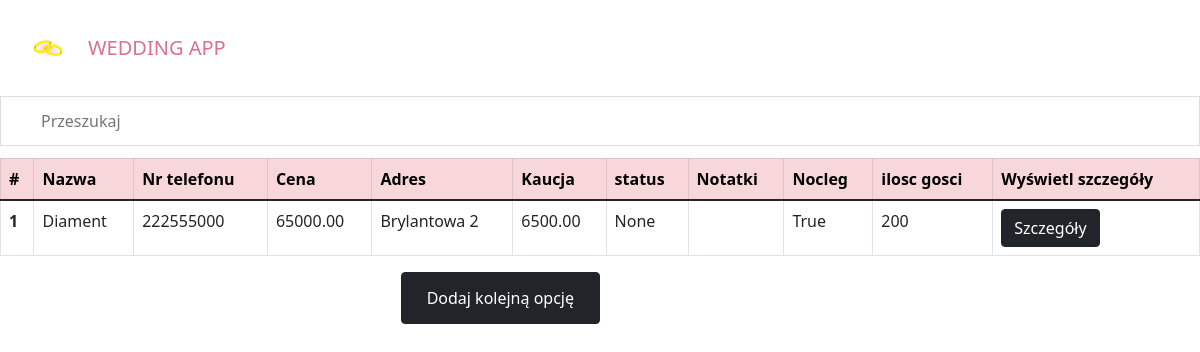
Page /wedding_halls on the committed database.
### wedding/models.py (models this page shows, shortened)
class StandardInfo(models.Model):
    name = models.CharField(max_length=100)
    phone_number = models.CharField(max_length=9)
    email_address = models.CharField(max_length=30, null=True,blank=True)
    price = models.DecimalField(max_digits=8,decimal_places=2)
    address = models.CharField(max_length = 100,null=True, blank=True)
    caution = models.DecimalField(max_digits=8, decimal_places=2)
    approved = models.BooleanField(blank = True, null=True)
    notes = models.TextField(blank=True, null=True)
    class Meta:
        abstract = True

class WeddingHall(StandardInfo):
    accomodation = models.BooleanField(blank=True, null=True)
    guest_capacity = models.PositiveIntegerField(blank=True, null=True)
    def get_absolute_url(self):
        return reverse('wedding_hall-detail', kwargs={'pk' : self.pk})
    def get_add_url(self):
        return reverse('wedding_hall-add')

### wedding/views.py (the view)
# urls.py: path('wedding_halls', views.WeddingHallListView.as_view(), name='wedding_halls_list'),
class WeddingHallListView(ListView):
    model = WeddingHall

### wedding/templatetags/tags.py (called while the page is built)
@register.inclusion_tag('wedding/table.html')
def get_table(queryset):
    item = queryset.first()
    columns = [k for k,v in item.__dict__.items() if k != '_state' and k != 'id' and k!='email_address']
    items = [item for item in queryset]
    column_labels = []
    for idx, key in enumerate(columns):
        if key in labels.keys():
            column_labels.append(labels[key])
    print("*******************")
    print(items)
    print("*******************")
    print("********COLUMNS***********")
    print(columns)
    print("*******************")
    print("********COLUMNS LABELS***********")
    print(column_labels)
    print("*******************")
    add_url = item.get_add_url()
    return {'items' : items, 'columns' : columns,'column_labels': column_labels ,'add_url':add_url}

@register.simple_tag(name='get_attribute_for_object')
def get_attribute_for_object(obj, attribute_name, *args):
    attribute = getattr(obj, attribute_name)
    return attribute

### wedding/templates/wedding/weddinghall_list.html
{% extends 'index.html' %}
{% load static %}
{% load tags %}
{% block content %}
{% if object_list %}
  {% get_table object_list%}
  {% else %}
  <div style="text-align:center">
  <h5>Nie dodałeś jeszcze żadnej sali weselnej!</h5>
  <button type="submit" class="btn btn-dark"><a href={% url 'wedding_hall-add' %} > Dodaj sale weselna! </a> </button>
  </div>
  {% endif %}
{% endblock %}

### wedding/templates/wedding/table.html (shortened to what this page needs)
{% load static %}
{% load tags %}
<link rel="stylesheet" type="text/css" href="{% static 'wedding/table.css' %}">
<input type="text" id="myInput" onkeyup="searchFunction()" placeholder="Przeszukaj ">
<table class="table table-bordered" id="myTable">
    <thead>
        <tr class="table-danger">
            <th scope="col" onclick="sortTableById()">#</th>
            {% for column in column_labels %}
                <th scope="col", onclick="sortTable({{forloop.counter|add:-1}})">{{column}}</th>
            {% endfor %}
            <th scope="col"> Wyświetl szczegóły</th>
            </tr>
    <tbody>
    {% for item in items %}
    <tr>
        <th scope="row">{{forloop.counter}}</th>
        {% for column in columns %}
        <td>{% get_attribute_for_object item column%}</td>
        {% endfor %}
        <td><a href={{ item.get_absolute_url }} class="btn btn-dark">Szczegóły</a></td>
      </tr>
    {% endfor %}
    </tbody>
  </table>
  <button type="submit" class="btn btn-dark" style="position: absolute; right: 50%;"><a href={{ add_url }} class="btn btn-dark">Dodaj kolejną opcję</a></button>

### wedding/static/wedding/table.css (style rules this page uses)
#myInput { background-image: url('https://www.w3schools.com/css/searchicon.png'); background-position: 10px 12px; background-repeat: no-repeat; width: 100%; font-size: 16px; padding: 12px 20px 12px 40px; border: 1px solid #ddd; margin-bottom: 12px; }

### rows in the picture
WeddingHall: name "Diament" "222555000" "65000.00" "Brylantowa 2" "6500.00" "None" "True" "200"

### other values in the picture
{{ column }} "Nazwa" "Nr telefonu" "Cena" "Adres" "Kaucja" "status" "Notatki" "Nocleg" "ilosc gosci"
